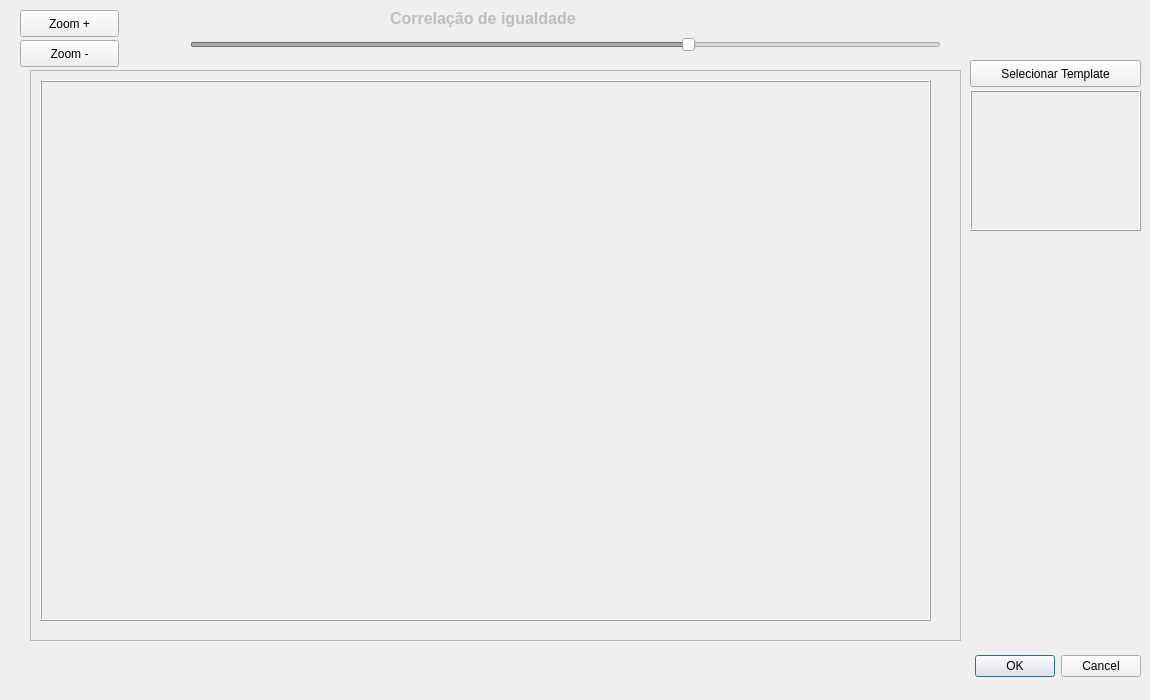
<?xml version="1.0" encoding="UTF-8"?>
<ui version="4.0">
 <class>DialogContagemAutomatica</class>
 <widget class="QDialog" name="DialogContagemAutomatica">
  <property name="geometry">
   <rect>
    <x>0</x>
    <y>0</y>
    <width>1150</width>
    <height>700</height>
   </rect>
  </property>
  <property name="windowTitle">
   <string>Dialog</string>
  </property>
  <widget class="QDialogButtonBox" name="buttonBox">
   <property name="geometry">
    <rect>
     <x>800</x>
     <y>650</y>
     <width>341</width>
     <height>32</height>
    </rect>
   </property>
   <property name="orientation">
    <enum>Qt::Horizontal</enum>
   </property>
   <property name="standardButtons">
    <set>QDialogButtonBox::Cancel|QDialogButtonBox::Ok</set>
   </property>
  </widget>
  <widget class="QSlider" name="horizontalSliderContagemAutomatica">
   <property name="enabled">
    <bool>false</bool>
   </property>
   <property name="geometry">
    <rect>
     <x>190</x>
     <y>30</y>
     <width>751</width>
     <height>29</height>
    </rect>
   </property>
   <property name="minimum">
    <number>70</number>
   </property>
   <property name="maximum">
    <number>100</number>
   </property>
   <property name="pageStep">
    <number>5</number>
   </property>
   <property name="value">
    <number>90</number>
   </property>
   <property name="orientation">
    <enum>Qt::Horizontal</enum>
   </property>
  </widget>
  <widget class="QLabel" name="labelTemplate1">
   <property name="geometry">
    <rect>
     <x>970</x>
     <y>90</y>
     <width>171</width>
     <height>141</height>
    </rect>
   </property>
   <property name="frameShape">
    <enum>QFrame::Box</enum>
   </property>
   <property name="frameShadow">
    <enum>QFrame::Raised</enum>
   </property>
   <property name="text">
    <string/>
   </property>
   <property name="scaledContents">
    <bool>true</bool>
   </property>
  </widget>
  <widget class="QLabel" name="labelCorrelacao">
   <property name="enabled">
    <bool>false</bool>
   </property>
   <property name="geometry">
    <rect>
     <x>390</x>
     <y>10</y>
     <width>201</width>
     <height>17</height>
    </rect>
   </property>
   <property name="font">
    <font>
     <pointsize>12</pointsize>
     <weight>75</weight>
     <bold>true</bold>
    </font>
   </property>
   <property name="text">
    <string>Correlação de igualdade</string>
   </property>
  </widget>
  <widget class="QPushButton" name="pushButtonElecionarTemplate">
   <property name="geometry">
    <rect>
     <x>970</x>
     <y>60</y>
     <width>171</width>
     <height>27</height>
    </rect>
   </property>
   <property name="text">
    <string>Selecionar Template</string>
   </property>
  </widget>
  <widget class="QPushButton" name="pushButtonZoomMais">
   <property name="geometry">
    <rect>
     <x>20</x>
     <y>10</y>
     <width>99</width>
     <height>27</height>
    </rect>
   </property>
   <property name="text">
    <string>Zoom +</string>
   </property>
  </widget>
  <widget class="QPushButton" name="pushButtonZoomMenos">
   <property name="geometry">
    <rect>
     <x>20</x>
     <y>40</y>
     <width>99</width>
     <height>27</height>
    </rect>
   </property>
   <property name="text">
    <string>Zoom -</string>
   </property>
  </widget>
  <widget class="QScrollArea" name="scrollAreaSelecionarTemplate">
   <property name="geometry">
    <rect>
     <x>30</x>
     <y>70</y>
     <width>931</width>
     <height>571</height>
    </rect>
   </property>
   <property name="sizePolicy">
    <sizepolicy hsizetype="Expanding" vsizetype="Expanding">
     <horstretch>0</horstretch>
     <verstretch>0</verstretch>
    </sizepolicy>
   </property>
   <property name="acceptDrops">
    <bool>true</bool>
   </property>
   <property name="verticalScrollBarPolicy">
    <enum>Qt::ScrollBarAsNeeded</enum>
   </property>
   <property name="horizontalScrollBarPolicy">
    <enum>Qt::ScrollBarAsNeeded</enum>
   </property>
   <property name="widgetResizable">
    <bool>false</bool>
   </property>
   <widget class="QWidget" name="scrollAreaWidgetContents">
    <property name="geometry">
     <rect>
      <x>0</x>
      <y>0</y>
      <width>900</width>
      <height>550</height>
     </rect>
    </property>
    <widget class="QLabel" name="labelContagemAutomatica">
     <property name="geometry">
      <rect>
       <x>9</x>
       <y>9</y>
       <width>891</width>
       <height>541</height>
      </rect>
     </property>
     <property name="sizePolicy">
      <sizepolicy hsizetype="Preferred" vsizetype="Preferred">
       <horstretch>0</horstretch>
       <verstretch>0</verstretch>
      </sizepolicy>
     </property>
     <property name="acceptDrops">
      <bool>true</bool>
     </property>
     <property name="autoFillBackground">
      <bool>false</bool>
     </property>
     <property name="frameShape">
      <enum>QFrame::Box</enum>
     </property>
     <property name="frameShadow">
      <enum>QFrame::Raised</enum>
     </property>
     <property name="text">
      <string/>
     </property>
     <property name="scaledContents">
      <bool>true</bool>
     </property>
    </widget>
   </widget>
  </widget>
 </widget>
 <resources/>
 <connections>
  <connection>
   <sender>buttonBox</sender>
   <signal>accepted()</signal>
   <receiver>DialogContagemAutomatica</receiver>
   <slot>accept()</slot>
   <hints>
    <hint type="sourcelabel">
     <x>248</x>
     <y>254</y>
    </hint>
    <hint type="destinationlabel">
     <x>157</x>
     <y>274</y>
    </hint>
   </hints>
  </connection>
  <connection>
   <sender>buttonBox</sender>
   <signal>rejected()</signal>
   <receiver>DialogContagemAutomatica</receiver>
   <slot>reject()</slot>
   <hints>
    <hint type="sourcelabel">
     <x>316</x>
     <y>260</y>
    </hint>
    <hint type="destinationlabel">
     <x>286</x>
     <y>274</y>
    </hint>
   </hints>
  </connection>
 </connections>
</ui>
